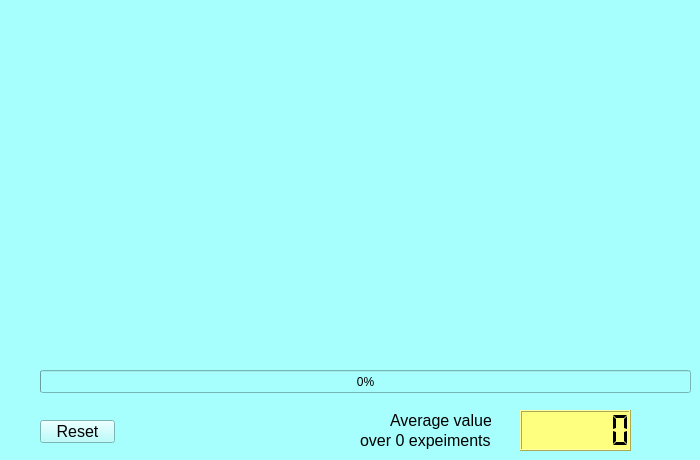
    <widget class="QWidget" name="scanTab">
     <property name="styleSheet">
      <string notr="true">background-color: rgb(166, 255, 253);</string>
     </property>
     <attribute name="title">
      <string>Alignment Scan</string>
     </attribute>
     <widget class="QProgressBar" name="progressBar">
      <property name="geometry">
       <rect>
        <x>40</x>
        <y>370</y>
        <width>651</width>
        <height>23</height>
       </rect>
      </property>
      <property name="maximum">
       <number>5</number>
      </property>
      <property name="value">
       <number>0</number>
      </property>
     </widget>
     <widget class="QwtPlot" name="simple_scan_qwt_plot">
      <property name="geometry">
       <rect>
        <x>30</x>
        <y>30</y>
        <width>651</width>
        <height>321</height>
       </rect>
      </property>
     </widget>
     <widget class="QPushButton" name="reset_scan_Button">
      <property name="geometry">
       <rect>
        <x>40</x>
        <y>420</y>
        <width>75</width>
        <height>23</height>
       </rect>
      </property>
      <property name="font">
       <font>
        <pointsize>12</pointsize>
       </font>
      </property>
      <property name="text">
       <string>Reset</string>
      </property>
     </widget>
     <widget class="QLCDNumber" name="averageNumber">
      <property name="geometry">
       <rect>
        <x>520</x>
        <y>410</y>
        <width>111</width>
        <height>41</height>
       </rect>
      </property>
      <property name="font">
       <font>
        <pointsize>12</pointsize>
       </font>
      </property>
      <property name="styleSheet">
       <string notr="true">background-color: rgb(255, 255, 127);</string>
      </property>
      <property name="smallDecimalPoint">
       <bool>false</bool>
      </property>
      <property name="numDigits">
       <number>6</number>
      </property>
      <property name="segmentStyle">
       <enum>QLCDNumber::Flat</enum>
      </property>
      <property name="value" stdset="0">
       <double>0.000000000000000</double>
      </property>
     </widget>
     <widget class="QLabel" name="label_19">
      <property name="geometry">
       <rect>
        <x>390</x>
        <y>410</y>
        <width>101</width>
        <height>20</height>
       </rect>
      </property>
      <property name="font">
       <font>
        <pointsize>12</pointsize>
       </font>
      </property>
      <property name="text">
       <string>Average value</string>
      </property>
     </widget>
     <widget class="QLabel" name="scan_num_exp_label">
      <property name="geometry">
       <rect>
        <x>360</x>
        <y>430</y>
        <width>131</width>
        <height>20</height>
       </rect>
      </property>
      <property name="font">
       <font>
        <pointsize>12</pointsize>
       </font>
      </property>
      <property name="text">
       <string>over 0 expeiments </string>
      </property>
     </widget>
    </widget>
